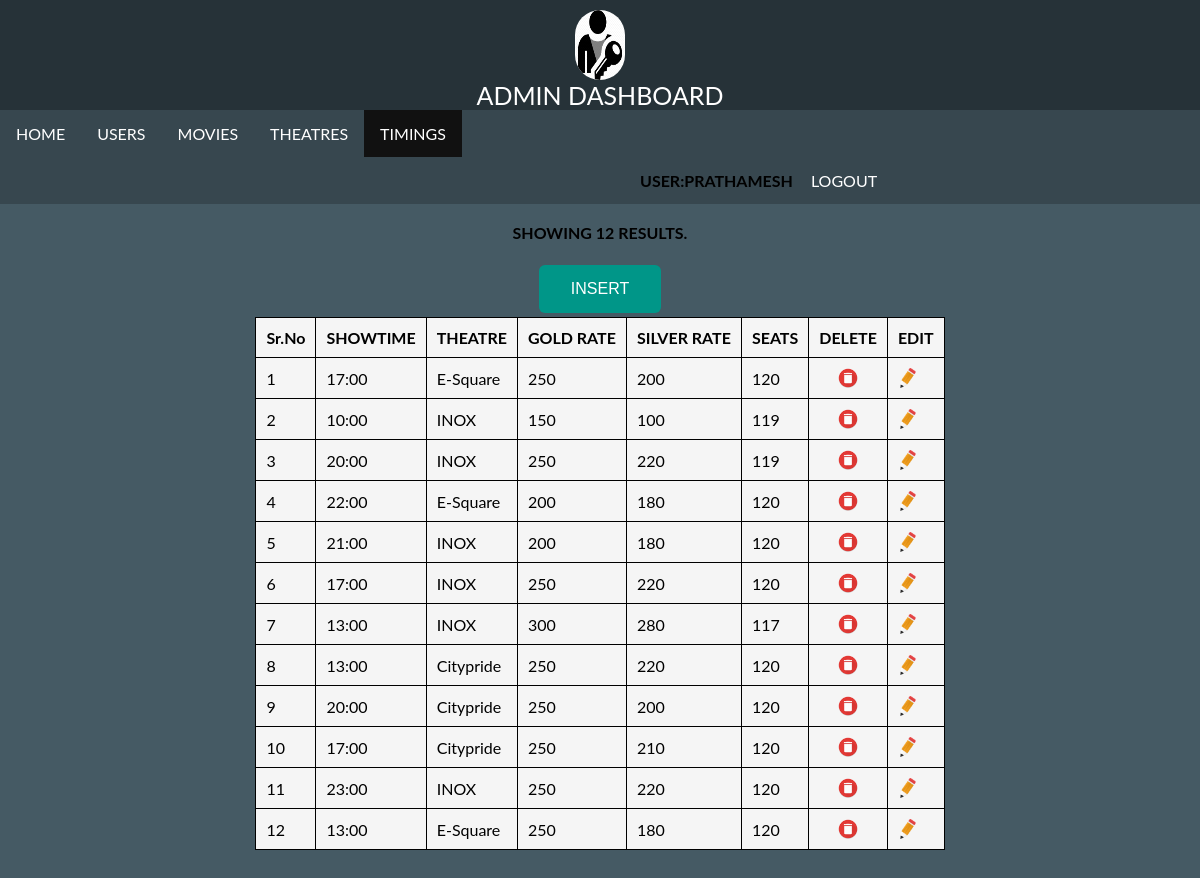
The app's page /timings.php (signed in) with its own data.
### tables this page shows
CREATE TABLE `timings` (
  `id` int(200) UNSIGNED NOT NULL,
  `showtime` varchar(200) NOT NULL,
  `Theatre_Name` varchar(200) NOT NULL,
  `ticket_rate_Gold` int(50) NOT NULL,
  `ticket_rate_Silver` int(50) NOT NULL,
  `seats` int(50) NOT NULL
);

### timings.php (the view, shortened to what this page needs)
<html  >
<head>
	<link href="css/dashstyle.css" type='text/css' rel="stylesheet">
	<link href="css/animate.css" type='text/css' rel="stylesheet">
</head>
<body class='bg-gray'>
<div class='header'>
<center><img src='images/admin.png' alt="AdminLogo" id="adminlogo"><br><center id='head' class="animated flipInX">ADMIN DASHBOARD</center>
</center>
</div>
<div class='navbar'>
<ul align="center">
<li><a href="dash.php"  >HOME</a></li>
<li><a href="users.php" >USERS</a></li>
<li><a href="movie.php" >MOVIES</a></li>
<li><a href="theatres.php" >THEATRES</a></li>
<li><a href="timings.php" class="active">TIMINGS</a></li>
<li><b class='logout' style="padding-top:14px;padding-right:2px;"><?php echo strtoupper("USER:".$_SESSION['user']);?></b></li>
<li><a href="logout.php" class='logout' >LOGOUT</a></li>
</ul>
</div>
<div class='content'>
<?php
include('dbcon.php');
$qry="Select id,showtime ,Theatre_Name ,ticket_rate_Gold ,ticket_rate_Silver ,seats  from timings";
$result = mysqli_query($con,$qry);
$row_count=mysqli_num_rows($result);
if($row_count==0){echo  "<br><center><b>SHOWING 0 RESULTS.<b></center>";
?><center><button class='create animated fadeInUp' onclick="document.getElementById('insert').style.display='block'"> INSERT </button></center><?php
}
else{
	echo  "<br><center><b>SHOWING ".$row_count." RESULTS.<b></center><br>";
?>
<table align='center' class="animated fadeInUp"  border='1'>
<tr><center><button class='create animated fadeInUp' onclick="document.getElementById('insert').style.display='block'"> INSERT </button></center></tr>
<tr>
<th>Sr.No</th>
<th>SHOWTIME</th>
<th>THEATRE</th>
<th>GOLD RATE</th>
<th>SILVER RATE</th>
<th>SEATS</th>
<th>DELETE</th>
<th>EDIT</th>
</tr>
<?php
for($i=0;$i<$row_count;$i++)
{
	$row=mysqli_fetch_assoc($result);
	?>
	<tr>
	<td><?php echo $i+1 ?></td>
	<td><?php echo $row["showtime"] ?></td>
	<td><?php echo $row["Theatre_Name"] ?></td>
	<td><?php echo $row["ticket_rate_Gold"] ?></td>
	<td><?php echo $row["ticket_rate_Silver"] ?></td>
	<td><?php echo $row["seats"] ?></td>
	<td><center><a href="?delid=<?php echo $row["id"] ?>" style="color:white"><img style="height:20px;width:20px" src="images/delete.png">
	</a></center></td>
	<td><a href="edit_timings.php?eid=<?php echo $row["id"] ?>" style="color:white"><img style="height:20px;width:20px" src="images/edit.png">
	</a></td>
	</tr>
	<?php
}
}
?>
</div>
</body>
</html>

### CSS/dashstyle.css (style rules this page uses)
body { margin:0px; padding-top:0px; padding-bottom:100px; border:0px; font-family: "Lato", sans-serif; }
.header { width:100%; background-color:#263238; height:110px; }
#head { font-size:25px; color:white; }
a { text-decoration: none; }
.logout { float:right; padding-left:640px; }
ul,p { margin: 0; padding: 0; }
#adminlogo { margin-top:10px; width:50px; height:70px; border-radius:50px; background:white; }
.bg-gray { background-color:#455A64; }
.navbar li { display: inline; }
.active { background-color: #111; color: white; }
ul { list-style-type: none; overflow: hidden; background-color: #333; }
li { float: left; }
.navbar li a { display: block; color: white; font-size: 16px; text-align: center; padding: 14px 16px; text-decoration: none; }
.navbar ul { list-style-type: none; overflow: hidden; background-color: #37474F; }
.content { height:auto; }
table { background-color:#F5F5F5;border-collapse: collapse;border: 1px solid black; }
th,td { padding:10px;text-align: left }
.create { border-radius:6px; background-color:#009688; border: none; color: white; padding: 15px 32px; text-align: center; text-decoration: none; display: inline-block; font-size: 16px; margin: 4px 2px; cursor: pointer; }

### records on screen
timings: showtime "17:00", Theatre_Name "E-Square", ticket_rate_Gold "250", ticket_rate_Silver "200", seats "120"
timings: showtime "10:00", Theatre_Name "INOX", ticket_rate_Gold "150", ticket_rate_Silver "100", seats "119"
timings: showtime "20:00", Theatre_Name "INOX", ticket_rate_Gold "250", ticket_rate_Silver "220", seats "119"
timings: showtime "22:00", Theatre_Name "E-Square", ticket_rate_Gold "200", ticket_rate_Silver "180", seats "120"
timings: showtime "21:00", Theatre_Name "INOX", ticket_rate_Gold "200", ticket_rate_Silver "180", seats "120"
timings: showtime "17:00", Theatre_Name "INOX", ticket_rate_Gold "250", ticket_rate_Silver "220", seats "120"
timings: showtime "13:00", Theatre_Name "INOX", ticket_rate_Gold "300", ticket_rate_Silver "280", seats "117"
timings: showtime "13:00", Theatre_Name "Citypride", ticket_rate_Gold "250", ticket_rate_Silver "220", seats "120"
timings: showtime "20:00", Theatre_Name "Citypride", ticket_rate_Gold "250", ticket_rate_Silver "200", seats "120"
timings: showtime "17:00", Theatre_Name "Citypride", ticket_rate_Gold "250", ticket_rate_Silver "210", seats "120"
timings: showtime "23:00", Theatre_Name "INOX", ticket_rate_Gold "250", ticket_rate_Silver "220", seats "120"
timings: showtime "13:00", Theatre_Name "E-Square", ticket_rate_Gold "250", ticket_rate_Silver "180", seats "120"

### other values on screen
$row_count "12"
